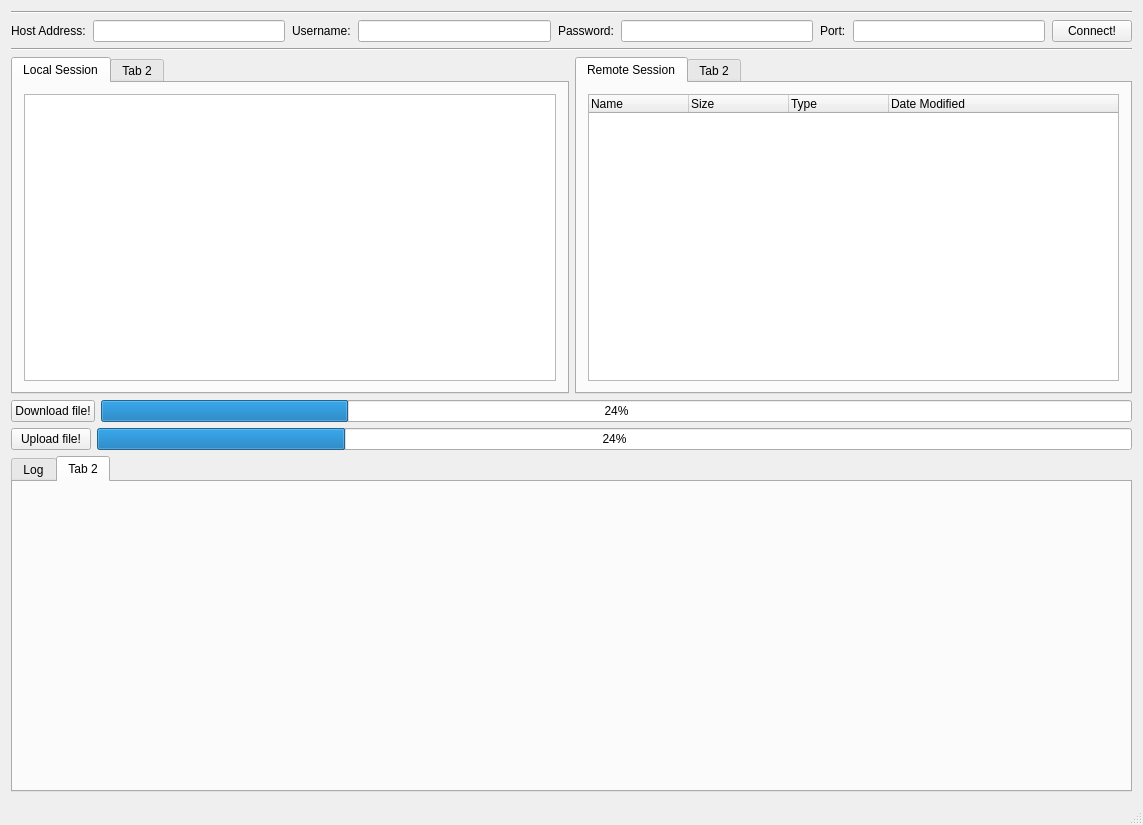
<?xml version="1.0" encoding="UTF-8"?>
<ui version="4.0">
 <class>MainWindow</class>
 <widget class="QMainWindow" name="MainWindow">
  <property name="geometry">
   <rect>
    <x>0</x>
    <y>0</y>
    <width>1143</width>
    <height>825</height>
   </rect>
  </property>
  <property name="windowTitle">
   <string>Jussie's FTP Client</string>
  </property>
  <property name="windowIcon">
   <iconset resource="icons.qrc">
    <normaloff>:/icons/icons/ftp-upload.png</normaloff>:/icons/icons/ftp-upload.png</iconset>
  </property>
  <widget class="QWidget" name="centralWidget">
   <layout class="QVBoxLayout" name="verticalLayout">
    <item>
     <widget class="Line" name="line_2">
      <property name="orientation">
       <enum>Qt::Horizontal</enum>
      </property>
     </widget>
    </item>
    <item>
     <layout class="QHBoxLayout" name="horizontalLayout_3">
      <property name="spacing">
       <number>7</number>
      </property>
      <property name="sizeConstraint">
       <enum>QLayout::SetDefaultConstraint</enum>
      </property>
      <item>
       <widget class="QLabel" name="addressLabel">
        <property name="text">
         <string>Host Address:</string>
        </property>
       </widget>
      </item>
      <item>
       <widget class="QLineEdit" name="address"/>
      </item>
      <item>
       <widget class="QLabel" name="usernameLabel">
        <property name="text">
         <string>Username:</string>
        </property>
       </widget>
      </item>
      <item>
       <widget class="QLineEdit" name="username"/>
      </item>
      <item>
       <widget class="QLabel" name="passwordLabel">
        <property name="text">
         <string>Password:</string>
        </property>
       </widget>
      </item>
      <item>
       <widget class="QLineEdit" name="password">
        <property name="echoMode">
         <enum>QLineEdit::Password</enum>
        </property>
       </widget>
      </item>
      <item>
       <widget class="QLabel" name="portLabel">
        <property name="text">
         <string>Port:</string>
        </property>
       </widget>
      </item>
      <item>
       <widget class="QLineEdit" name="port"/>
      </item>
      <item>
       <widget class="QPushButton" name="connectButton">
        <property name="enabled">
         <bool>true</bool>
        </property>
        <property name="text">
         <string>Connect!</string>
        </property>
       </widget>
      </item>
     </layout>
    </item>
    <item>
     <widget class="Line" name="line">
      <property name="maximumSize">
       <size>
        <width>16777215</width>
        <height>16777215</height>
       </size>
      </property>
      <property name="lineWidth">
       <number>1</number>
      </property>
      <property name="orientation">
       <enum>Qt::Horizontal</enum>
      </property>
     </widget>
    </item>
    <item>
     <layout class="QHBoxLayout" name="horizontalLayout_2">
      <item>
       <widget class="QTabWidget" name="localTab">
        <property name="currentIndex">
         <number>0</number>
        </property>
        <widget class="QWidget" name="tab">
         <attribute name="title">
          <string>Local Session</string>
         </attribute>
         <layout class="QHBoxLayout" name="horizontalLayout_5">
          <item>
           <widget class="QTreeView" name="localFiles"/>
          </item>
         </layout>
        </widget>
        <widget class="QWidget" name="tab_2">
         <attribute name="title">
          <string>Tab 2</string>
         </attribute>
        </widget>
       </widget>
      </item>
      <item>
       <widget class="QTabWidget" name="remoteTab">
        <property name="currentIndex">
         <number>0</number>
        </property>
        <widget class="QWidget" name="tab_3">
         <attribute name="title">
          <string>Remote Session</string>
         </attribute>
         <layout class="QHBoxLayout" name="horizontalLayout_6">
          <item>
           <widget class="QTreeWidget" name="remoteFiles">
            <column>
             <property name="text">
              <string>Name</string>
             </property>
            </column>
            <column>
             <property name="text">
              <string>Size</string>
             </property>
            </column>
            <column>
             <property name="text">
              <string>Type</string>
             </property>
            </column>
            <column>
             <property name="text">
              <string>Date Modified</string>
             </property>
            </column>
           </widget>
          </item>
         </layout>
        </widget>
        <widget class="QWidget" name="tab_4">
         <attribute name="title">
          <string>Tab 2</string>
         </attribute>
        </widget>
       </widget>
      </item>
     </layout>
    </item>
    <item>
     <layout class="QHBoxLayout" name="horizontalLayout_4">
      <item>
       <widget class="QPushButton" name="downloadButton">
        <property name="text">
         <string>Download file!</string>
        </property>
       </widget>
      </item>
      <item>
       <widget class="QProgressBar" name="downloadProgress">
        <property name="value">
         <number>24</number>
        </property>
       </widget>
      </item>
     </layout>
    </item>
    <item>
     <layout class="QHBoxLayout" name="horizontalLayout_7">
      <item>
       <widget class="QPushButton" name="uploadButton">
        <property name="text">
         <string>Upload file!</string>
        </property>
       </widget>
      </item>
      <item>
       <widget class="QProgressBar" name="uploadProgress">
        <property name="value">
         <number>24</number>
        </property>
       </widget>
      </item>
     </layout>
    </item>
    <item>
     <widget class="QTabWidget" name="logTab">
      <property name="currentIndex">
       <number>1</number>
      </property>
      <widget class="QWidget" name="tab_5">
       <attribute name="title">
        <string>Log</string>
       </attribute>
       <layout class="QHBoxLayout" name="horizontalLayout">
        <item>
         <widget class="QPlainTextEdit" name="logTextEdit">
          <property name="readOnly">
           <bool>true</bool>
          </property>
         </widget>
        </item>
       </layout>
      </widget>
      <widget class="QWidget" name="tab_6">
       <attribute name="title">
        <string>Tab 2</string>
       </attribute>
      </widget>
     </widget>
    </item>
   </layout>
  </widget>
  <widget class="QMenuBar" name="menuBar">
   <property name="geometry">
    <rect>
     <x>0</x>
     <y>0</y>
     <width>1143</width>
     <height>25</height>
    </rect>
   </property>
  </widget>
  <widget class="QStatusBar" name="statusBar"/>
 </widget>
 <layoutdefault spacing="6" margin="11"/>
 <resources>
  <include location="icons.qrc"/>
 </resources>
 <connections/>
</ui>
